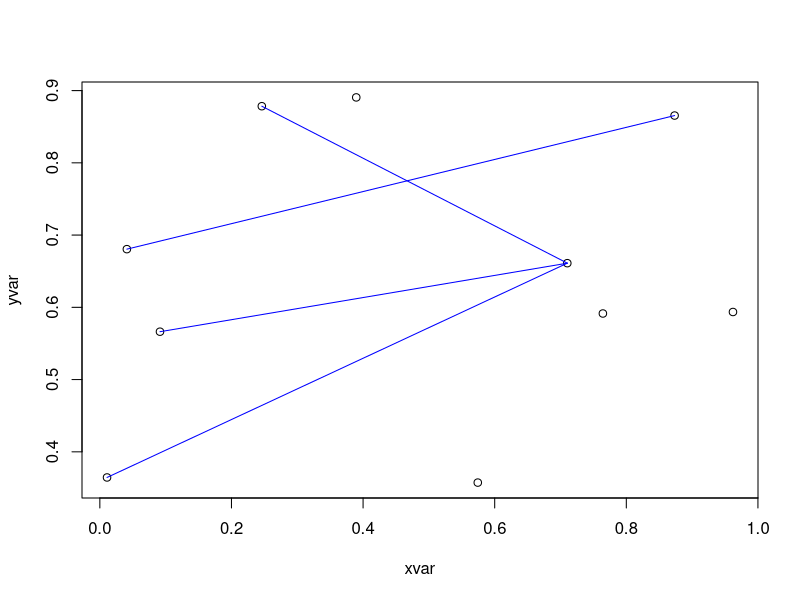

Source code (R): (Note: this script raises an error after producing the figure.)
set.seed(13)
xvar=runif(10,0,1)
yvar=runif(10,0,1)

start = c(1, 1, 1, 9)
end = c(2, 4, 6, 10)

plot(xvar, yvar)
segments(xvar[start], yvar[start], xvar[end],yvar[end], col= 'blue')

dat = data.frame(xvar = xvar, yvar = yvar)    
dat2 = cbind(dat[c(start, end), ], gr = 1:length(start))
ggplot(dat, aes(x = xvar, y = yvar)) + geom_point(shape = 20, size = 1) +
  geom_line(aes(x = xvar, y = yvar, group = gr), data = dat2)
